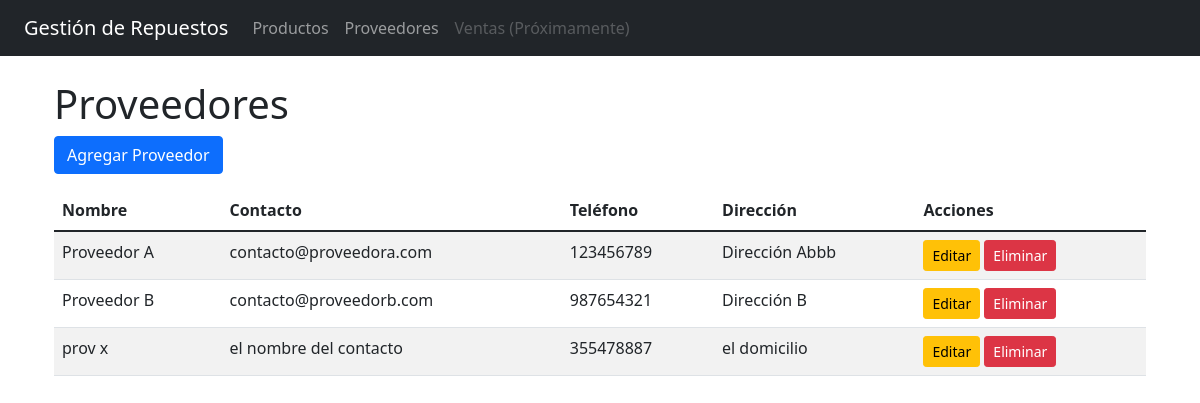
/proveedores, run on the app's committed database.
### app/models/__init__.py (models this page shows)
class Proveedor(db.Model):
    id = db.Column(db.Integer, primary_key=True)
    nombre = db.Column(db.String(100), nullable=False)
    contacto = db.Column(db.String(100))
    telefono = db.Column(db.String(20))
    direccion = db.Column(db.Text)

### app/views/proveedores.py (the view)
@proveedores_bp.route('/proveedores', methods=['GET'])
def listar_proveedores():
    proveedores = Proveedor.query.all()
    return render_template('proveedores/listar.html', proveedores=proveedores)

### app/templates/proveedores/listar.html (shortened to what this page needs)
{% extends "base.html" %}
{% block content %}
<h1>Proveedores</h1>
<a href="{{ url_for('proveedores.crear_proveedor') }}" class="btn btn-primary mb-3">Agregar Proveedor</a>
<table class="table table-striped">
    <thead>
        <tr>
            <th>Nombre</th>
            <th>Contacto</th>
            <th>Teléfono</th>
            <th>Dirección</th>
            <th>Acciones</th>
        </tr>
    </thead>
    <tbody>
        {% for proveedor in proveedores %}
        <tr>
            <td>{{ proveedor.nombre }}</td>
            <td>{{ proveedor.contacto }}</td>
            <td>{{ proveedor.telefono }}</td>
            <td>{{ proveedor.direccion }}</td>
            <td>
                <a href="{{ url_for('proveedores.editar_proveedor', id=proveedor.id) }}" class="btn btn-warning btn-sm">Editar</a>
                <form action="{{ url_for('proveedores.eliminar_proveedor', id=proveedor.id) }}" method="POST" style="display:inline;">
                    <button type="submit" class="btn btn-danger btn-sm">Eliminar</button>
                </form>
            </td>
        </tr>
        {% endfor %}
    </tbody>
</table>
{% endblock %}

### data on the page
Proveedor: nombre "Proveedor A", contacto "contacto@proveedora.com", telefono "123456789", direccion "Dirección Abbb"
Proveedor: nombre "Proveedor B", contacto "contacto@proveedorb.com", telefono "987654321", direccion "Dirección B"
Proveedor: nombre "prov x", contacto "el nombre del contacto", telefono "355478887", direccion "el domicilio"
